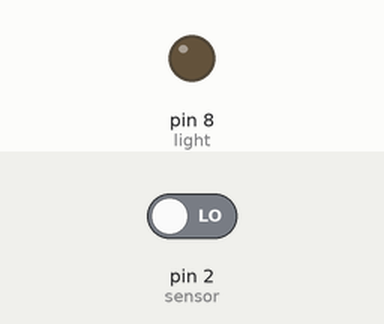
Simulated run of this sketch. Board: Arduino Uno, built with avr-gcc and run on an emulated ATmega328P. On the bench: output pins drawn as LEDs (lit = HIGH). The test bench sets the inputs (shaded band); at power-on: pin 2 (sensor) LOW.

Above: at 1.2 s.
1.3 s: pin 2 (sensor) driven HIGH
At 2.6 s:
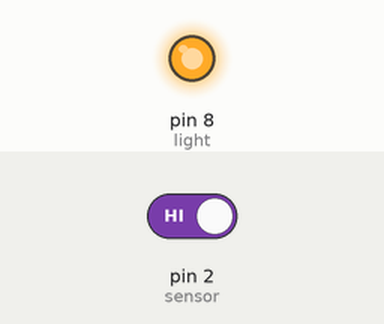
2.9 s: pin 2 (sensor) driven LOW
At 3.8 s:
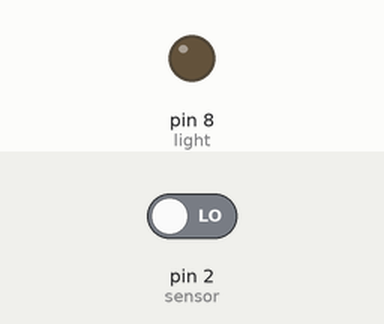
Timing chart, 0 to 5.9 s (numbered marks = the images above; inputs shaded):
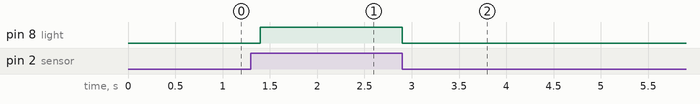

Measured:
- after the input at 1.3 s, pin 8 (light): LOW → HIGH after 0.10 s
- after the input at 2.9 s, pin 8 (light): HIGH → LOW at once

The sketch:

MotionSensorLight.ino
```cpp
/*
    Arduino with PIR motion sensor
    For complete project details, visit: http://RandomNerdTutorials.com/pirsensor
    Modified by Rui Santos based on PIR sensor by Limor Fried
*/

int light = 8;                // the pin that the light is atteched to
int sensor = 2;              // the pin that the sensor is atteched to
int state = LOW;             // by default, no motion detected
int val = 0;                 // variable to store the sensor status (value)

void setup() {
  pinMode(light, OUTPUT);      // initalize light as an output
  pinMode(sensor, INPUT);    // initialize sensor as an input
  Serial.begin(9600);        // initialize serial
}

void loop(){
  val = digitalRead(sensor);   // read sensor value
  if (val == HIGH) {           // check if the sensor is HIGH
    digitalWrite(light, HIGH);   // turn light ON
    delay(100);                // delay 100 milliseconds

    if (state == LOW) {
      state = HIGH;       // update variable state to HIGH
    }
  }
  else {
      digitalWrite(light, LOW); // turn light OFF
      delay(200);             // delay 200 milliseconds

      if (state == HIGH){
        state = LOW;       // update variable state to LOW
    }
  }
}
```
